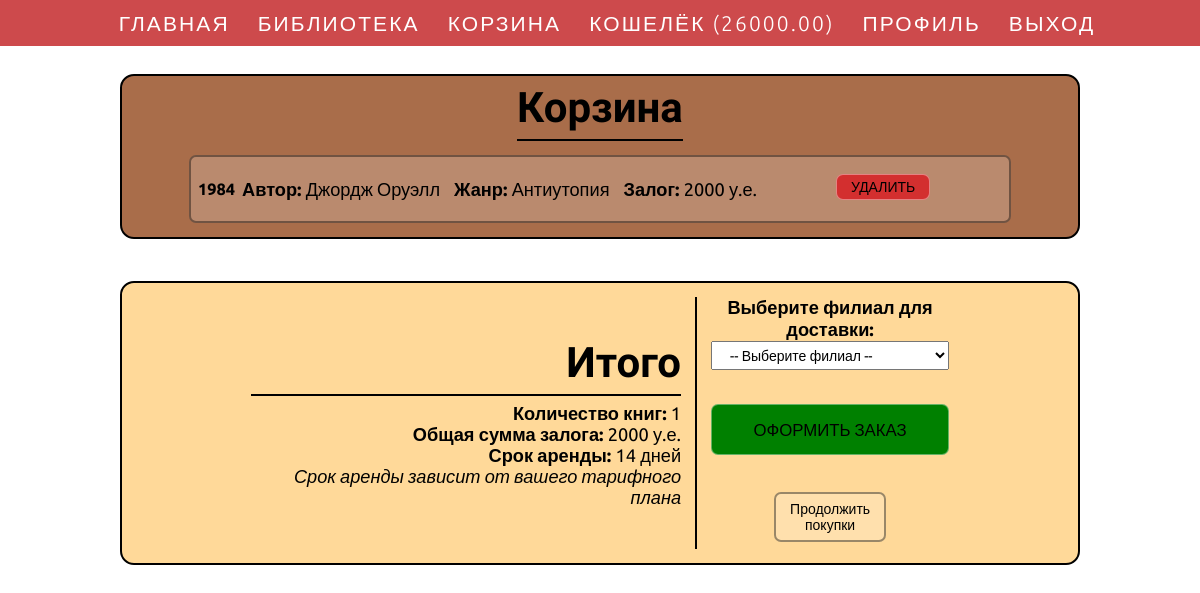
/cart.html (signed in), run on the app's committed database.
### app.py (models this page shows)
class User(UserMixin, db.Model):
    id = db.Column(db.Integer, primary_key=True)
    last_name = db.Column(db.String(255), nullable=False) # Фамилия
    first_name = db.Column(db.String(255), nullable=False) # Имя
    patronymic = db.Column(db.String(255)) # Отчество
    email = db.Column(db.String(255), unique=True, nullable=False) # Почта
    phone = db.Column(db.String(20), nullable=False) # Телефон
    password_hash = db.Column(db.String(255), nullable=False) # Пароль (в хэш через wekzeug)
    deposit = db.Column(db.Numeric(10, 2), default=0.00) # Текущий баланс счета
    created_at = db.Column(db.DateTime, default=datetime.utcnow) # Времядата создания аккаунта
    tariff_id = db.Column(db.Integer, db.ForeignKey('tariff.id')) # Тариф, выбранный пользователем
    cart_items = db.relationship('CartItem', backref='user', lazy=True, cascade='all, delete-orphan')
    orders = db.relationship('Order', backref='user', lazy=True)
    deposit_transactions = db.relationship('DepositTransaction', backref='user', lazy=True)

class CartItem(db.Model):
    id = db.Column(db.Integer, primary_key=True)
    added_at = db.Column(db.DateTime, default=datetime.utcnow) # Датавремя добавления
    user_id = db.Column(db.Integer, db.ForeignKey('user.id'), nullable=False) # Пользователь, которому принадлежит корзина
    book_id = db.Column(db.Integer, db.ForeignKey('book.id'), nullable=False) # Конкретная книга в корзине

class Book(db.Model):
    id = db.Column(db.Integer, primary_key=True)
    title = db.Column(db.String(255), nullable=False) # Название книги
    author = db.Column(db.String(255), nullable=False) # Автор книги
    genre = db.Column(db.String(100), nullable=False)  # Жанр
    language = db.Column(db.String(50), nullable=False, default='Русский')  # Язык
    publisher = db.Column(db.String(255))  # Издательство
    description = db.Column(db.Text)  # Описание книги
    image_url = db.Column(db.String(500))  # URL для обложки
    is_available = db.Column(db.Boolean, default=True, nullable=False)  # Доступна ли книга для аренды
    cart_items = db.relationship('CartItem', backref='book', lazy=True, cascade='all, delete-orphan')
    order_items = db.relationship('OrderItem', backref='book', lazy=True)

class Tariff(db.Model):
    id = db.Column(db.Integer, primary_key=True)
    name = db.Column(db.String(100), nullable=False) # Название тарифа
    cost = db.Column(db.Numeric(10, 2), nullable=False) # Стоимость тарифа при первой покупке
    deposit_per_book = db.Column(db.Numeric(10, 2), nullable=False) # Депозит за 1 книгу при данном тарифе
    rental_days = db.Column(db.Integer, nullable=False) # Количество дней аренды книги при данном тарифе
    penalty_per_day = db.Column(db.Numeric(10, 2), nullable=False) # Штраф за просрочку аренды при данном тарифе
    users = db.relationship('User', backref='tariff', lazy=True)

### app.py (the view, shortened to what this page needs)
@app.route("/cart.html", methods=['GET', 'POST'])
@login_required
def cart():
    cart_items = CartItem.query.filter_by(user_id=current_user.id).all()
    branches = Branch.query.all()
    if not cart_items:
        return render_template("cart.html", current_user=current_user, cart_items=None, total_deposit=0, rental_days=0, branches=branches)
    total_deposit = Decimal(0)
    if current_user.tariff:
        for item in cart_items:
            total_deposit += current_user.tariff.deposit_per_book
        rental_days = current_user.tariff.rental_days
    else:
        rental_days = 0
    return render_template("cart.html", current_user=current_user, cart_items=cart_items,
                         total_deposit=float(total_deposit), rental_days=rental_days, branches=branches)

### app.py (called while the page is built)
@login_manager.user_loader
def load_user(user_id):
    return User.query.get(int(user_id))

@app.context_processor
def inject_cart_count():
    if current_user.is_authenticated:
        cart_count = CartItem.query.filter_by(user_id=current_user.id).count()
    else:
        cart_count = 0
    return dict(cart_count=cart_count)

### templates/cart.html (shortened to what this page needs)
<!DOCTYPE html>
<html lang='en-EN'>
  <head>
    <link href='../static/styles.css' rel='stylesheet'>
  </head>
  <body>
    <div class="wrapper">
      <nav>
        <a href='index.html' title='Главная'>Главная</a>
        <a href='booklist.html' title='Библиотека'>Библиотека</a>
        <a>Корзина</a>
        <a href='wallet.html' title='Счёт'>Кошелёк ({{current_user.deposit}})</a>
        <a href='profile.html' title='Профиль'>Профиль</a>
        <a href='logout.html' title='Выход'>Выход</a>
      </nav>
      <main>
        <div class='section center'>
          <h2>Корзина</h2>
          {% if cart_items %}
          {% for item in cart_items %}
          <div class='card' style='max-width: 90%;'>
            <h3>{{ item.book.title }}</h3>
            <p><strong>Автор:</strong> {{ item.book.author }}</p>
            <p><strong>Жанр:</strong> {{ item.book.genre }}</p>
            {% if current_user.tariff %}
            <p><strong>Залог:</strong> {{ current_user.tariff.deposit_per_book|int }} у.е.</p>
            {% endif %}
            <form method='post' style='display: inline-block; margin-top: 10px;'>
              <input type='submit' name='action' value='Удалить' class='button_login' style='background-color: #d32f2f; min-width: auto;'>
            </form>
          </div>
          {% endfor %}
          {% else %}
          <p>Ваша корзина пуста</p>
          <a href='booklist.html'><div class='card small'>Перейти в библиотеку</div></a>
          {% endif %}
        </div>
        {% if cart_items %}
        <div class='section light'>
          <div class='left'>
            <h2>Итого</h2>
            <p><strong>Количество книг:</strong> {{ cart_items|length }}</p>
            <p><strong>Общая сумма залога:</strong> {{ total_deposit|int }} у.е.</p>
            <p><strong>Срок аренды:</strong> {{ rental_days }} дней</p>
            <p><em>Срок аренды зависит от вашего тарифного плана</em></p>
          </div>
          <div class='line'>
            <form method='post'>
              <label for='branch_id'><strong>Выберите филиал для доставки:</strong></label>
              <select id='branch_id' name='branch_id' required style='min-width: 17rem; font-size: 1rem; padding: 0.3rem 1rem; margin-bottom: 1rem;'>
                <option value=''>-- Выберите филиал --</option>
              </select>
              <input type='submit' name='action' value='Оформить заказ' class='button_login' style='margin-top: 20px; font-size: 1.2rem; padding: 15px 30px; background-color: green;'>
            </form>
            <br>
            <a href='booklist.html'><div class='card small'>Продолжить покупки</div></a>
          </div>
        </div>
        {% endif %}
        </main>
      </div>
    </body>
  </html>

### static/styles.css (style rules this page uses)
@media only screen and (min-width: 1100px) and (max-width: 1499px) { :root { font-size: 14px; } }
@media only screen and (min-width: 1100px) and (max-width: 1499px) { main { min-height: 100%; } }
@media only screen and (min-width: 1100px) and (max-width: 1499px) { .card { padding: 0.5rem !important; } }
@media only screen and (min-width: 1100px) and (max-width: 1499px) { .card p { margin: 0.5rem !important; line-height: 1.2rem !important; } }
* { margin: 0; padding: 0; -webkit-box-sizing: border-box; box-sizing: border-box; font-family: 'Ubuntu', sans-serif; }
body { width: 100%; background: url('src/background.png'); background-size: cover; }
.wrapper { display: flex; flex: 1 1 auto; flex-direction: column; min-height: 100vh; }
nav { background-color: #cd4a4c; width: 100%; font-weight: 300; letter-spacing: 0.15rem; -ms-flex-wrap: wrap; flex-wrap: wrap; display: -webkit-inline-flex; display: -ms-inline-flexbox; display: inline-flex; -webkit-box-pack: center; -ms-flex-pack: center; justify-content: center; padding: 0 0 0 1rem; position: sticky; top: 0; z-index: 2; -webkit-user-select: none; -moz-user-select: none; -ms-user-select: none; user-select: none; }
nav a { padding: 0.75rem 1rem; font-size: 1.5rem; color: white; text-decoration: none; text-transform: uppercase; cursor: pointer; background-color: #cd4a4c; }
main { display: -webkit-box; display: -ms-flexbox; display: flex; -webkit-box-orient: vertical; -webkit-box-direction: normal; -ms-flex-direction: column; flex-direction: column; -webkit-box-align: center; -ms-flex-align: center; align-items: center; padding: 2rem 0 0 0; flex: 1 1 auto; }
.section { padding: 0.5rem 0; width: 80%; margin-bottom: 3rem; background-color: rgba(140, 60, 14, 0.75); border-radius: 1rem; border: 0.2rem solid rgba(0, 0, 0, 1); -webkit-box-align: center; -ms-flex-align: center; align-items: center; display: -webkit-inline-flex; display: -ms-inline-flexbox; display: inline-flex; -ms-flex-wrap: wrap; flex-wrap: wrap; -webkit-box-pack: center; -ms-flex-pack: center; justify-content: center; z-index: 0; }
.section div { margin: 0.5rem 0.5rem 0.5rem 0.5rem; max-width: 45%; -webkit-box-pack: center; -ms-flex-pack: center; justify-content: center; }
.section h2 { border-bottom: 2px solid black; font-weight: bolder; }
.section h3 { font-weight: 600; }
.section p { font-size: 1.3rem; line-height: 1.5rem; }
.line { margin-left: 0; padding-left: 1rem; border-left: 2px solid black; text-align: center; }
.left { text-align: right; }
.center { -webkit-box-orient: vertical; -webkit-box-direction: normal; -ms-flex-direction: column; flex-direction: column; text-align: center; max-width: 90% !important; }
.light { background-color: rgba(255, 160, 0, 0.4); }
.card { background-color: rgba(255, 255, 255, 0.2); color: black; padding: 0.5rem 1rem; border-radius: 0.5rem; display: -webkit-inline-flex; display: -ms-inline-flexbox; display: inline-flex; -webkit-box-align: center; -ms-flex-align: center; align-items: center; -webkit-box-pack: start !important; -ms-flex-pack: start !important; justify-content: left !important; border: 2px solid rgba(0, 0, 0, 0.4); -webkit-user-select: none; -moz-user-select: none; -ms-user-select: none; user-select: none; }
.card p, .small p, .small h3 { margin: 0.5rem 1rem; line-height: 1.2rem; }
.small { width: auto; min-width: 8rem !important; }
h2 { padding-bottom: 0.5rem; margin-bottom: 0.5rem; font-size: 3rem; font-weight: 550; font-family: "Sofia Sans", sans-serif; }
a { color: black; text-decoration: none; }
form { display: flex; flex-direction: column; font-size: 1.3rem; width:17rem; }
input { min-width: 17rem; font-size: 1rem; padding: 0.3rem 1rem; margin-bottom: 1rem; }
.button_login { padding: 0.3rem 1rem; -webkit-backdrop-filter: blur(10px); background-color: transparent; backdrop-filter: blur(10px); border-radius: 0.5rem; border: 1px solid rgba(255, 255, 255, 0.4); -webkit-user-select: none; -moz-user-select: none; -ms-user-select: none; user-select: none; cursor: pointer; text-transform: uppercase; text-align: center; }
select { min-width: 17rem; font-size: 1rem; padding: 0.3rem 1rem; margin-bottom: 1rem; }

### data on the page
User: deposit "26000.00"
CartItem: book "1984", book.author "Джордж Оруэлл", book.genre "Антиутопия"
Tariff: tariff.deposit_per_book "2000"

### other printed values
{{ cart_items|length }} "1"
{{ total_deposit|int }} "2000"
{{ rental_days }} "14"
